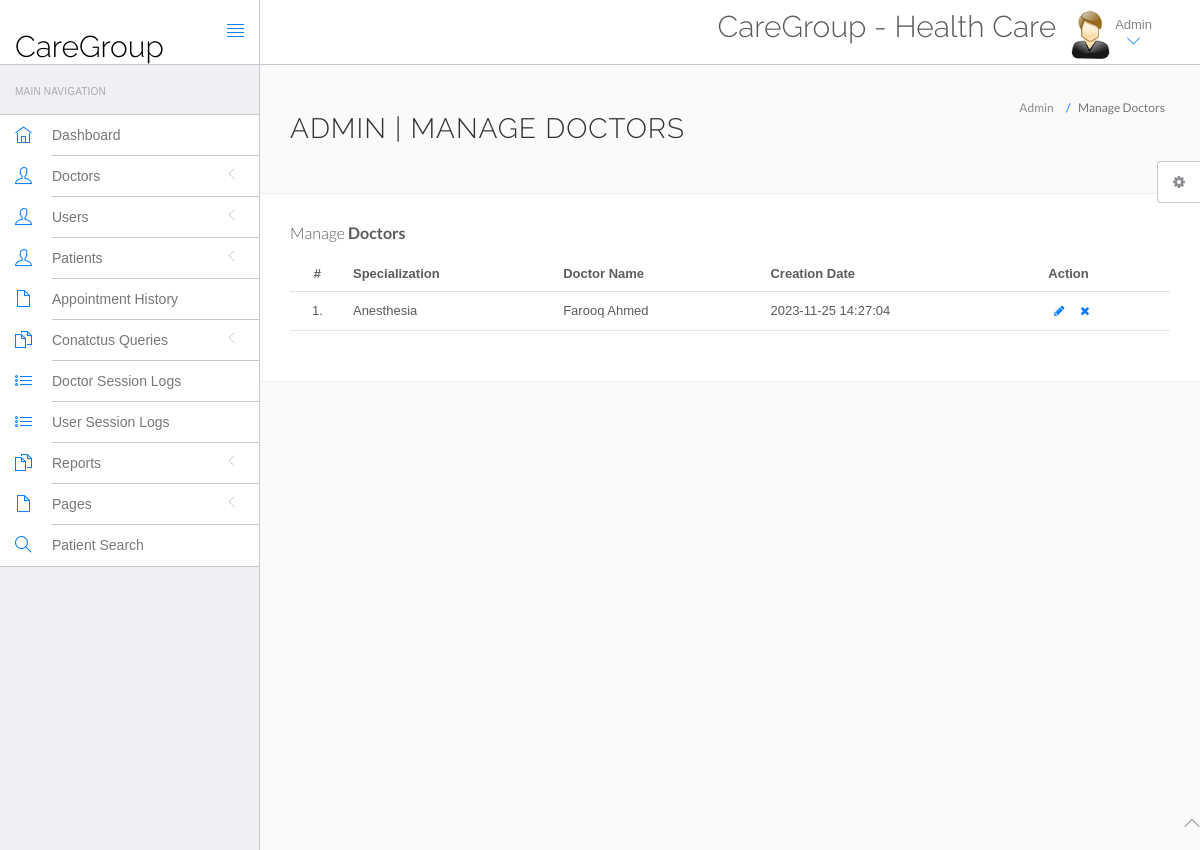
The page /hospital/hms/admin/manage-doctors.php (signed in) on the database its author committed.
### tables this page shows
CREATE TABLE `doctors` (
  `id` int(11) NOT NULL,
  `specilization` varchar(255) DEFAULT NULL,
  `doctorName` varchar(255) DEFAULT NULL,
  `address` longtext DEFAULT NULL,
  `docFees` varchar(255) DEFAULT NULL,
  `contactno` bigint(11) DEFAULT NULL,
  `docEmail` varchar(255) DEFAULT NULL,
  `password` varchar(255) DEFAULT NULL,
  `creationDate` timestamp NULL DEFAULT current_timestamp(),
  `updationDate` timestamp NULL DEFAULT NULL ON UPDATE current_timestamp()
);

### hospital/hms/admin/manage-doctors.php (the view, shortened to what this page needs)
<?php
include('include/config.php');
if(strlen($_SESSION['id']==0)) {
 header('location:logout.php');
  } else{
?>
<!DOCTYPE html>
<html lang="en">
	<head>
		<link rel="stylesheet" href="vendor/bootstrap/css/bootstrap.min.css">
		<link rel="stylesheet" href="vendor/fontawesome/css/font-awesome.min.css">
		<link rel="stylesheet" href="vendor/themify-icons/themify-icons.min.css">
		<link href="vendor/animate.css/animate.min.css" rel="stylesheet" media="screen">
		<link href="vendor/perfect-scrollbar/perfect-scrollbar.min.css" rel="stylesheet" media="screen">
		<link href="vendor/switchery/switchery.min.css" rel="stylesheet" media="screen">
		<link href="vendor/bootstrap-touchspin/jquery.bootstrap-touchspin.min.css" rel="stylesheet" media="screen">
		<link href="vendor/select2/select2.min.css" rel="stylesheet" media="screen">
		<link href="vendor/bootstrap-datepicker/bootstrap-datepicker3.standalone.min.css" rel="stylesheet" media="screen">
		<link href="vendor/bootstrap-timepicker/bootstrap-timepicker.min.css" rel="stylesheet" media="screen">
		<link rel="stylesheet" href="assets/css/styles.css">
		<link rel="stylesheet" href="assets/css/plugins.css">
		<link rel="stylesheet" href="assets/css/themes/theme-1.css" id="skin_color" />
	</head>
	<body>
		<div id="app">
<?php include('include/sidebar.php');?>
			<div class="app-content">
						<?php include('include/header.php');?>
				<div class="main-content" >
					<div class="wrap-content container" id="container">
						<section id="page-title">
							<div class="row">
								<div class="col-sm-8">
									<h1 class="mainTitle">Admin | Manage Doctors</h1>
																	</div>
								<ol class="breadcrumb">
									<li>
										<span>Admin</span>
									</li>
									<li class="active">
										<span>Manage Doctors</span>
									</li>
								</ol>
							</div>
						</section>
						<div class="container-fluid container-fullw bg-white">
									<div class="row">
								<div class="col-md-12">
									<h5 class="over-title margin-bottom-15">Manage <span class="text-bold">Doctors</span></h5>
									<table class="table table-hover" id="sample-table-1">
										<thead>
											<tr>
												<th class="center">#</th>
												<th>Specialization</th>
												<th class="hidden-xs">Doctor Name</th>
												<th>Creation Date </th>
												<th>Action</th>
											</tr>
										</thead>
										<tbody>
<?php
$sql=mysqli_query($con,"select * from doctors");
$cnt=1;
while($row=mysqli_fetch_array($sql))
{
?>
											<tr>
												<td class="center"><?php echo $cnt;?>.</td>
												<td class="hidden-xs"><?php echo $row['specilization'];?></td>
												<td><?php echo $row['doctorName'];?></td>
												<td><?php echo $row['creationDate'];?>
												</td>
												<td >
												<div class="visible-md visible-lg hidden-sm hidden-xs">
							<a href="edit-doctor.php?id=<?php echo $row['id'];?>" class="btn btn-transparent btn-xs" tooltip-placement="top" tooltip="Edit"><i class="fa fa-pencil"></i></a>
	<a href="manage-doctors.php?id=<?php echo $row['id']?>&del=delete" onClick="return confirm('Are you sure you want to delete?')"class="btn btn-transparent btn-xs tooltips" tooltip-placement="top" tooltip="Remove"><i class="fa fa-times fa fa-white"></i></a>
												</div>
												</td>
											</tr>
											<?php
$cnt=$cnt+1;
											 }?>
										</tbody>
									</table>
								</div>
							</div>
								</div>
							</div>
						</div>
					</div>
				</div>
	<?php include('include/footer.php');?>
	<?php include('include/setting.php');?>
	</body>
</html>
<?php } ?>

### hospital/hms/admin/assets/css/themes/theme-1.css (style rules this page uses)
body { background: #FAFAFA; }

### rows shown on the page
doctors: specilization "Anesthesia", doctorName "Farooq Ahmed", creationDate "2023-11-25 14:27:04"
